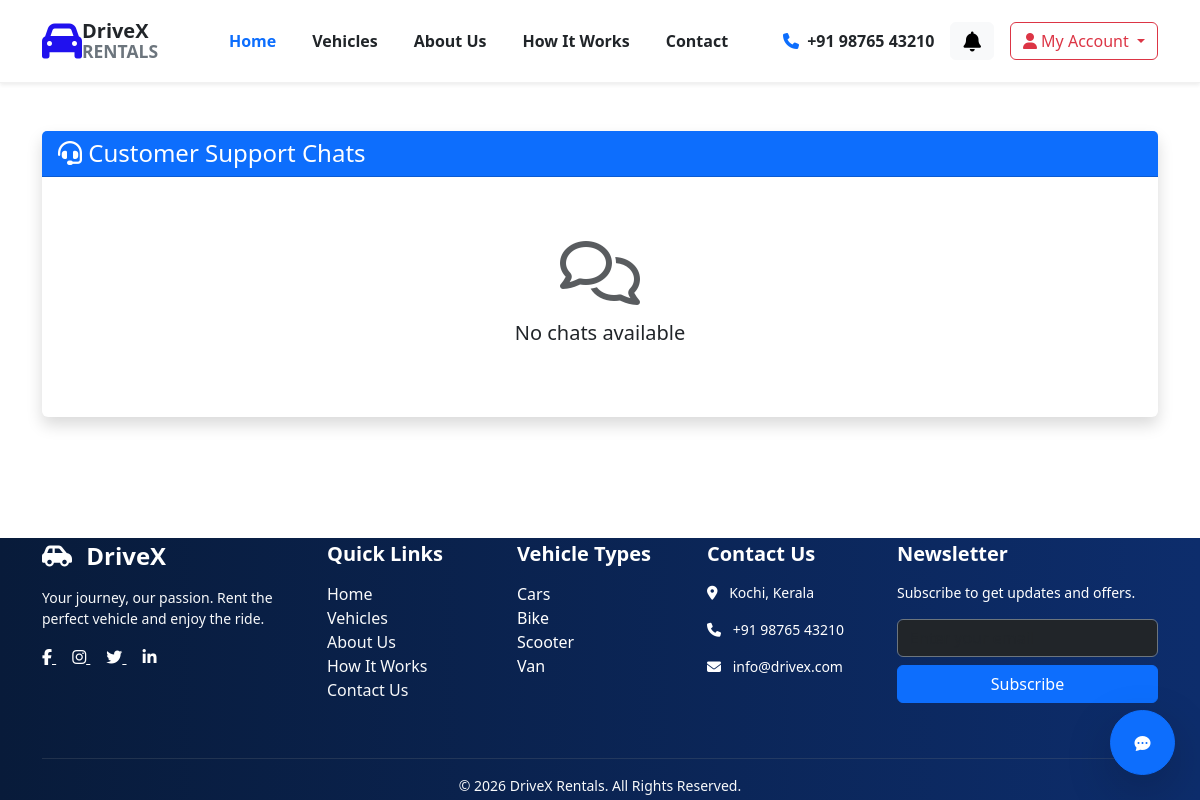
Page /rentalapp/admin-chats/ (signed in) on the earlier database version.
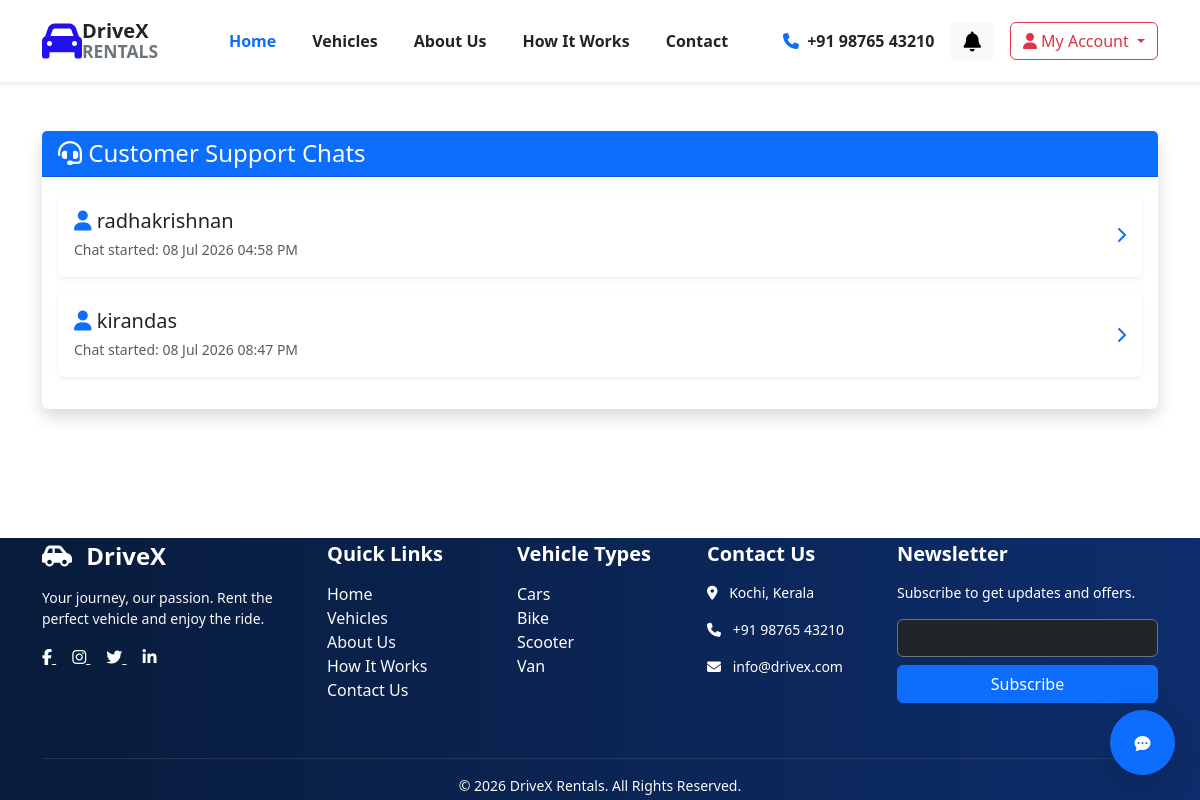
Same page on the later database version.
### rental_app/models.py (models this page shows, shortened)
class ChatRoom(models.Model):
    user = models.OneToOneField(
        User,
        on_delete=models.CASCADE
    )
    created_at = models.DateTimeField(
        auto_now_add=True
    )

### rental_app/views.py (the view)
# urls.py: path("admin-chats/",views.admin_chat_list,name="admin-chat-list"),
@staff_member_required
def admin_chat_list(request):
    rooms = ChatRoom.objects.all()
    context = {
        "rooms": rooms
    }
    return render(
        request,
        "admin_chat_list.html",
        context
    )

### rental_app/context_processors.py (called while the page is built)
def notifications(request):
    if request.user.is_authenticated:
        notifications = Notification.objects.filter(
            user=request.user
        ).order_by('-created_at')
        unread_count = notifications.filter(
            is_read=False
        ).count()
        return {
            "notifications": notifications[:5],
            "unread_count": unread_count
        }
    return {
        "notifications": [],
        "unread_count": 0
    }

### rental_app/templates/admin_chat_list.html
{% extends "base.html" %}
{% block base %}
<div class="container py-5">
    <div class="card shadow border-0">
        <div class="card-header bg-primary text-white">
            <h4 class="mb-0">
                <i class="fa-solid fa-headset"></i>
                Customer Support Chats
            </h4>
        </div>
        <div class="card-body">
            {% for room in rooms %}
            <a href="{% url 'admin-chat-detail' room.id %}"
               class="text-decoration-none">
                <div class="card mb-3 shadow-sm border-0">
                    <div class="card-body d-flex justify-content-between align-items-center">
                        <div>
                            <h5 class="mb-1 text-dark">
                                <i class="fa-solid fa-user text-primary"></i>
                                {{ room.user.username }}
                            </h5>
                            <small class="text-muted">
                                Chat started:
                                {{ room.created_at|date:"d M Y h:i A" }}
                            </small>
                        </div>
                        <div>
                            <i class="fa-solid fa-chevron-right text-primary"></i>
                        </div>
                    </div>
                </div>
            </a>
            {% empty %}
            <div class="text-center py-5">
                <i class="fa-regular fa-comments fa-4x text-muted"></i>
                <h5 class="mt-3">
                    No chats available
                </h5>
            </div>
            {% endfor %}
        </div>
    </div>
</div>
{% endblock %}

Differences in the rows shown:
added ChatRoom: user.username "radhakrishnan", created_at "08 Jul 2026 04:58 PM"
added ChatRoom: user.username "kirandas", created_at "08 Jul 2026 08:47 PM"
Other differences:
text no longer shown: "No chats available"
